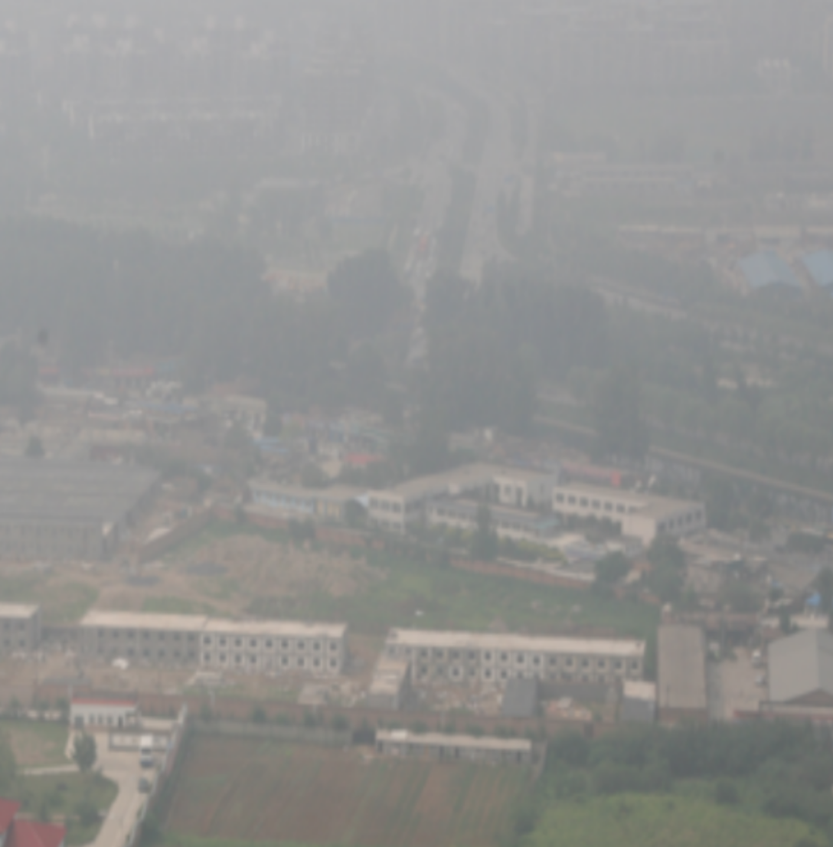
//> input picture contrast/HazeRemoval/input/1.png, 833 x 847 px, shrunk from 1088 x 1106 before the run
$ ./HazeRemoval input/1.png out.png   (built with g++ and OpenCV 4)
//> lines starting //> are read from the running program, lines starting //| are printed output that depends on the picture; after the words box and inside, x2 and y2 are one past the last pixel; in counts of white or black regions, pixels touching at a corner belong together
//> further down, image is the input picture: 847 rows x 833 cols, CV_8UC3; mean B, G, R 145, 146.7, 146.7
#include <opencv2/opencv.hpp>
#include<opencv2/imgproc/imgproc.hpp>
#include<opencv2/highgui/highgui.hpp>
#include<opencv2/core/core.hpp>
#include<iostream>

using namespace cv;
using namespace std;

void makeDepth32f(Mat& source, Mat& output)
{
	if ((source.depth() != CV_32F) > FLT_EPSILON)
	source.convertTo(output, CV_32F);
	else
		output = source;
}


void guidedFilter(Mat& source, Mat& guided_image, Mat& output, int radius, float epsilon)
{
	//CV_Assert(radius >= 2 && epsilon > 0);
	CV_Assert(source.data != NULL && source.channels() == 1);//可改变输入图像类型（通道）
	CV_Assert(guided_image.channels() == 1);                 //导向图一般为单通道
	CV_Assert(source.rows == guided_image.rows && source.cols == guided_image.cols);

	Mat guided;
	if (guided_image.data == source.data)
		guided_image.copyTo(guided);
	else
		guided = guided_image;

	Mat source_32f, guided_32f;
	makeDepth32f(source, source_32f);//将输入扩展为32位浮点型，以便以后做乘法
	makeDepth32f(guided, guided_32f);

	Mat mat_Ip, mat_I2;   //计算I*p和I*I
	multiply(guided_32f, source_32f, mat_Ip);
	multiply(guided_32f, guided_32f, mat_I2);

	Mat mean_p, mean_I, mean_Ip, mean_I2;   //计算各种均值
	Size win_size(2 * radius + 1, 2 * radius + 1);
	boxFilter(source_32f, mean_p, CV_32F, win_size);
	boxFilter(guided_32f, mean_I, CV_32F, win_size);
	boxFilter(mat_Ip, mean_Ip, CV_32F, win_size);
	boxFilter(mat_I2, mean_I2, CV_32F, win_size);

	Mat cov_Ip = mean_Ip - mean_I.mul(mean_p);//计算Ip的协方差和I的方差
	Mat var_I = mean_I2 - mean_I.mul(mean_I);
	var_I += epsilon;

	Mat a, b;   //求a和b
	divide(cov_Ip, var_I, a);
	b = mean_p - a.mul(mean_I);

	Mat mean_a, mean_b;  //对包含像素i的所有a、b做平均
	boxFilter(a, mean_a, CV_32F, win_size);
	boxFilter(b, mean_b, CV_32F, win_size);

	output = mean_a.mul(guided_32f) + mean_b;//计算输出 (depth == CV_32F)
}


void HazeRemoval(Mat& image, Mat& imageRGB) {
	CV_Assert(!image.empty() && image.channels() == 3);
	Mat fImage;
	image.convertTo(fImage, CV_32FC3, 1.0 / 255, 0);//图片归一化

	Mat fImageBorder;
	int hPatch = 15,vPatch = 15;//设定最小滤波patch的大小,且均为奇数
	copyMakeBorder(fImage, fImageBorder, vPatch / 2, vPatch / 2, hPatch / 2, hPatch / 2, BORDER_REPLICATE);//给归一化的图片添加边界
	vector<Mat> fImageBorderVector(3);
	split(fImageBorder, fImageBorderVector);//分离通道

	Mat darkChannel(image.rows, image.cols, CV_32FC1);//创建darkChannel
	double minTemp, minPixel;
	for (unsigned int r = 0; r < darkChannel.rows; r++) {
		for (unsigned int c = 0; c < darkChannel.cols; c++) {
			minPixel = 1.0;
			for (vector<Mat>::iterator it = fImageBorderVector.begin(); it != fImageBorderVector.end(); it++) {
				Mat roi(*it, Rect(c, r, hPatch, vPatch));
				minMaxLoc(roi, &minTemp);
				minPixel = min(minPixel, minTemp);
			}
			darkChannel.at<float>(r, c) = float(minPixel);
		}
	}
//> this loop made 847 passes
//> (minPixel, minTemp) on passes 1 to 3: (0.631, 0.631), (0.631, 0.631), (0.631, 0.631)
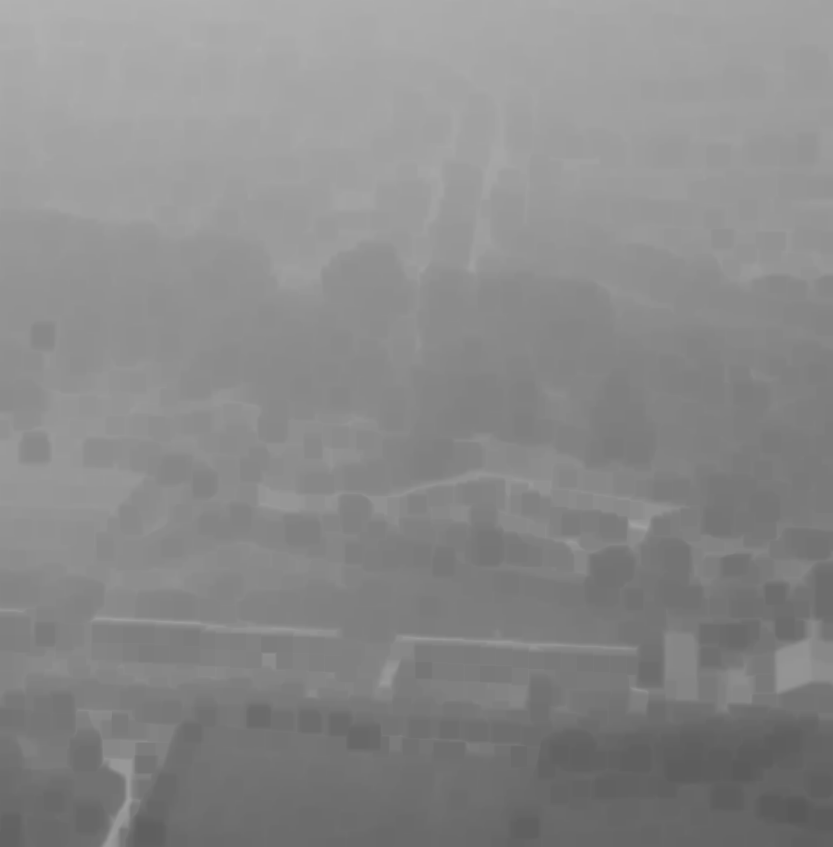
//> darkChannel: 847 rows x 833 cols, CV_32FC1; min 0.349, max 0.694, mean 0.54
//> after the loop, minPixel = 0.38; minTemp = 0.384

	//求出A(global atmospheric light),计算出darkChannel中前top个亮的值,论文中取值为0.1%
	float top = 0.001;
	float numberTop = top * darkChannel.rows*darkChannel.cols;
//> numberTop = 705.6
	Mat darkChannelVector;
	darkChannelVector = darkChannel.reshape(1, 1);//reshape的一个参数表示通道数，第二个表示矩阵行数
	Mat_<int> darkChannelVectorIndex;
	sortIdx(darkChannelVector, darkChannelVectorIndex, SORT_EVERY_ROW + SORT_DESCENDING);//降序，返回像素索引

	int count = 0, temp = 0;
	unsigned int x, y; //映射回暗通道图的像素位置
	Mat mask(darkChannel.rows, darkChannel.cols, CV_8UC1);//制作掩码,注意mask的类型必须是CV_8UC1
	for (unsigned int r = 0; r < darkChannelVectorIndex.rows; r++) {
		for (unsigned int c = 0; c < darkChannelVectorIndex.cols; c++) {
			temp = darkChannelVectorIndex.at<int>(r, c);
			x = temp / darkChannel.cols;
			y = temp % darkChannel.cols;

			if (count < numberTop) {
				mask.at<uchar>(x, y) = 1;
				count++;
			} else {
				mask.at<uchar>(x, y) = 0;
            }
		}
	}
//> this loop made 1 pass
//> (temp, x, y, count) on pass 1: (676366, 811, 803, 706)
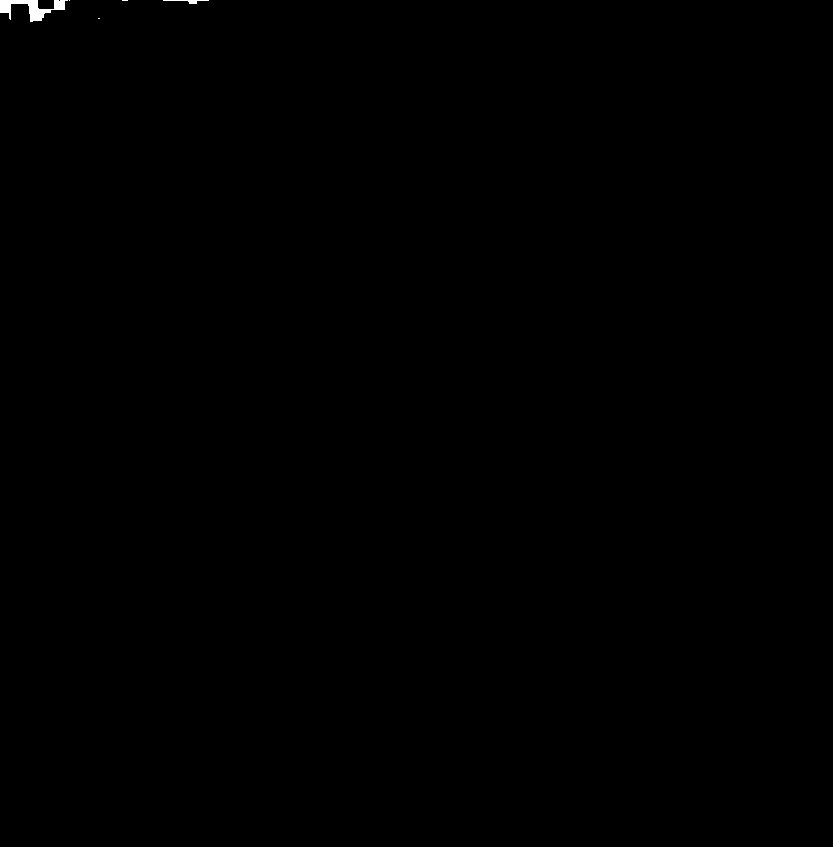
//> mask: 847 rows x 833 cols, CV_8UC1; values 0 (black) and 1 (white), 0.1% white; 5 white regions (3 under 20 px), largest, box (x1, y1, x2, y2) and area: (0, 0, 68, 22) 626, (163, 0, 209, 4) 71
//> after the loop, temp = 676366; x = 811; y = 803; count = 706

	vector<double> A(3);                //分别存取B,G,R通道的最大A值
	vector<Mat> fImageBorderVectorA(3);//在求第三步的t(x)时，会用到以下的矩阵，这里可以提前求出
	vector<double>::iterator itA = A.begin();
	vector<Mat>::iterator it = fImageBorderVector.begin();
	vector<Mat>::iterator itAA = fImageBorderVectorA.begin();
	for (; it != fImageBorderVector.end() && itA != A.end() && itAA != fImageBorderVectorA.end(); it++, itA++, itAA++)
	{
		Mat roi(*it, Rect(0, 0, darkChannel.cols, darkChannel.rows));
		minMaxLoc(roi, 0, &(*itA), 0, 0, mask);
		(*itAA) = (*it) / (*itA); //注意：这个地方有除号，但是没有判断是否等于0,*itA等于零的可能性很小
	}
//> this loop made 3 passes
//> pass 1, in HazeRemoval, `Mat roi(*it, Rect(0, 0, darkChannel.cols, darkChannel.rows));`:
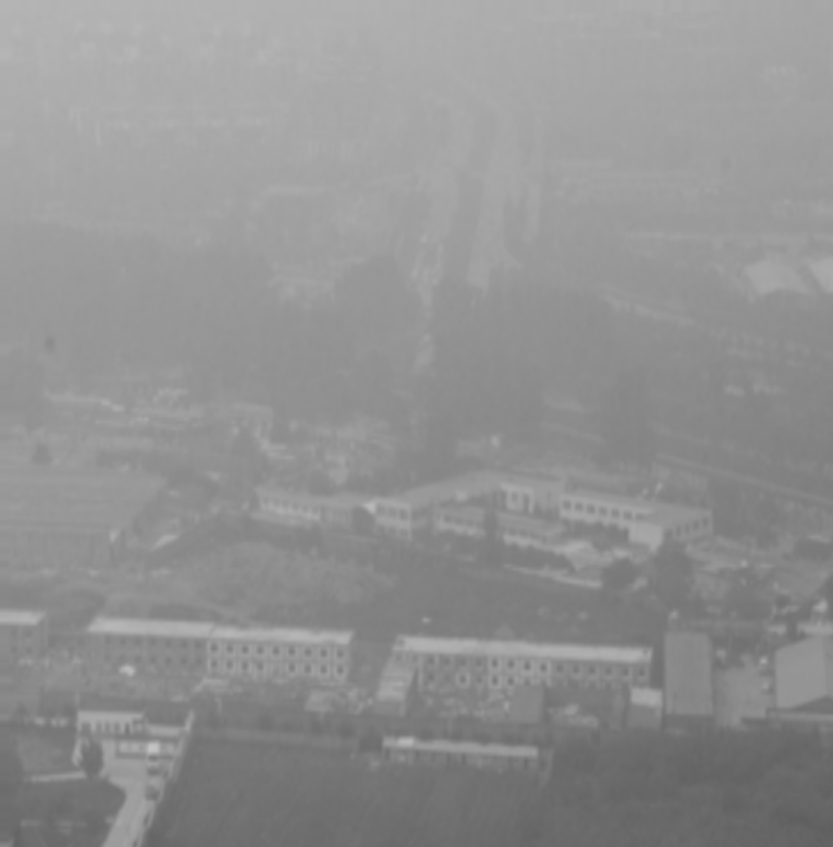
//> roi: 847 rows x 833 cols, CV_32FC1; min 0.373, max 0.769, mean 0.571

	//求出t(x)
	Mat darkChannelA(darkChannel.rows, darkChannel.cols, CV_32FC1);
	float omega = 0.95;      //论文中取值为0.95
	for (unsigned int r = 0; r < darkChannel.rows; r++) {
		for (unsigned int c = 0; c < darkChannel.cols; c++) {
			minPixel = 1.0;
			for (itAA = fImageBorderVectorA.begin(); itAA != fImageBorderVectorA.end(); itAA++) {
				Mat roi(*itAA, Rect(c, r, hPatch, vPatch));
				minMaxLoc(roi, &minTemp);
				minPixel = min(minPixel, minTemp);
			}
			darkChannelA.at<float>(r, c) = float(minPixel);
		}
	}
//> this loop made 847 passes
//> minPixel on passes 1 to 3: 0.899, 0.899, 0.899
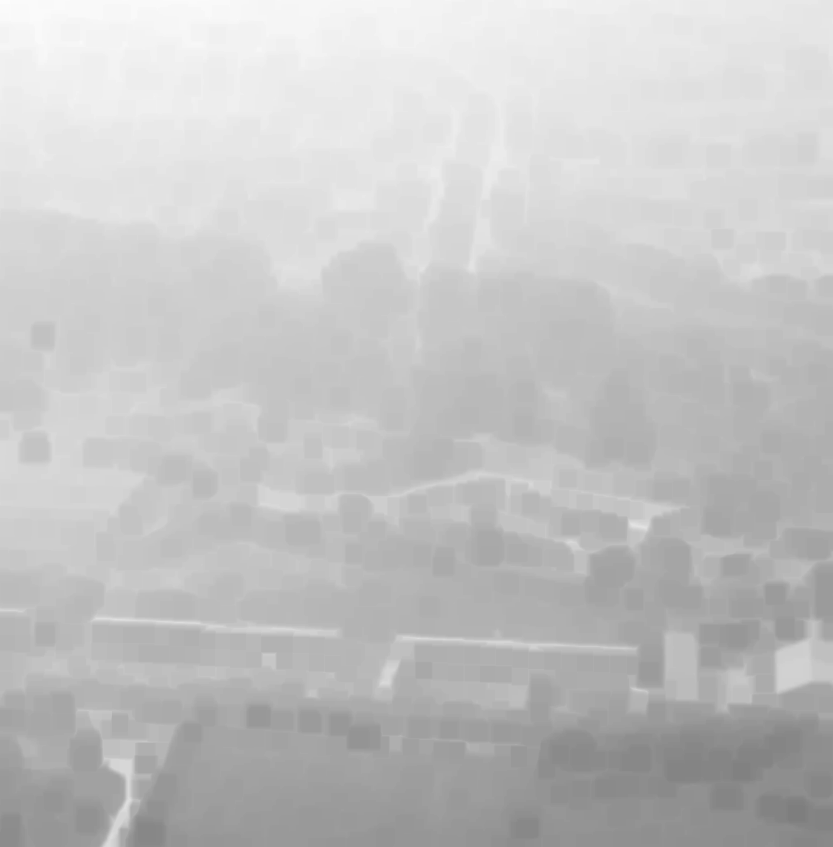
//> darkChannelA: 847 rows x 833 cols, CV_32FC1; min 0.497, max 0.989, mean 0.769
//> after the loop, minPixel = 0.539
	Mat tx1 = 1.0 - omega * darkChannelA;
	Mat tx(darkChannel.rows, darkChannel.cols, CV_32FC1);

	guidedFilter(tx1, tx1,tx, 8, 500);
//> in guidedFilter, `multiply(guided_32f, source_32f, mat_Ip);`:
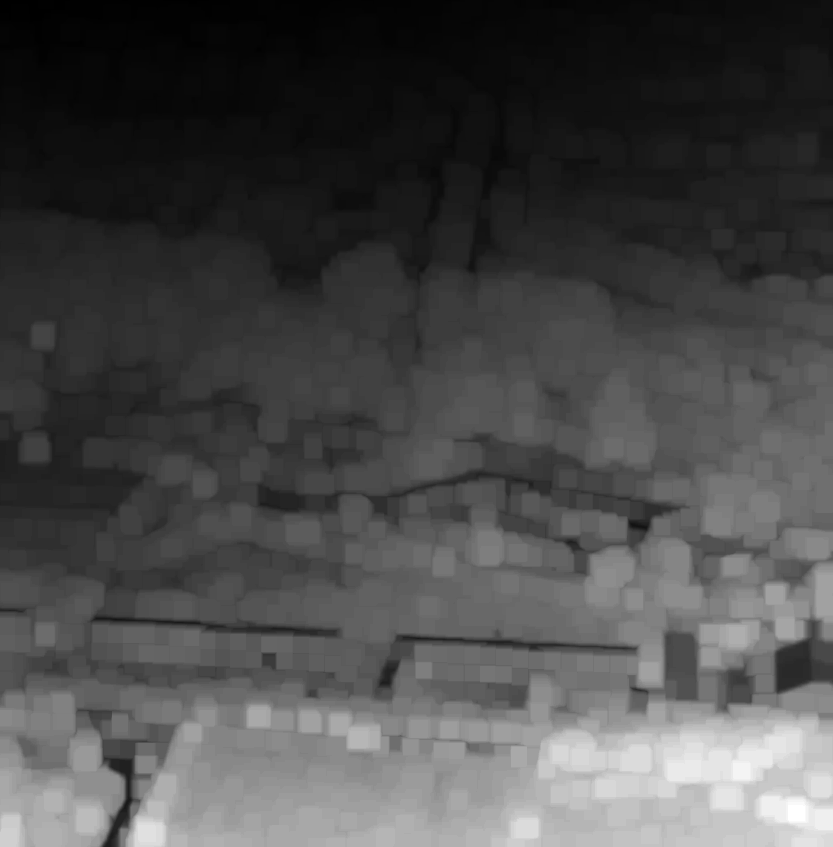
//> mat_Ip: 847 rows x 833 cols, CV_32FC1; min 0.00367, max 0.278, mean 0.0836; drawn with min black and max white

	float t0 = 0.1;//论文中取0.1
	for (size_t r = 0; r < imageRGB.rows; r++) {
		for (size_t c = 0; c < imageRGB.cols; c++) {
			imageRGB.at<Vec3f>(r, c) = Vec3f((fImage.at<Vec3f>(r, c)[0] - A[0]) / max(tx.at<float>(r, c), t0) + A[0], (fImage.at<Vec3f>(r, c)[1] - A[1]) / max(tx.at<float>(r, c), t0) + A[1], (fImage.at<Vec3f>(r, c)[2] - A[2]) / max(tx.at<float>(r, c), t0) + A[2]);
		}
	}
}

int main(int argc, char* argv[]){
	Mat image = imread(argv[1]);

	Mat testimage(image.size(), CV_32FC3);
	HazeRemoval(image,testimage);

    testimage = testimage * 255;
    testimage.convertTo(testimage, CV_8UC1);
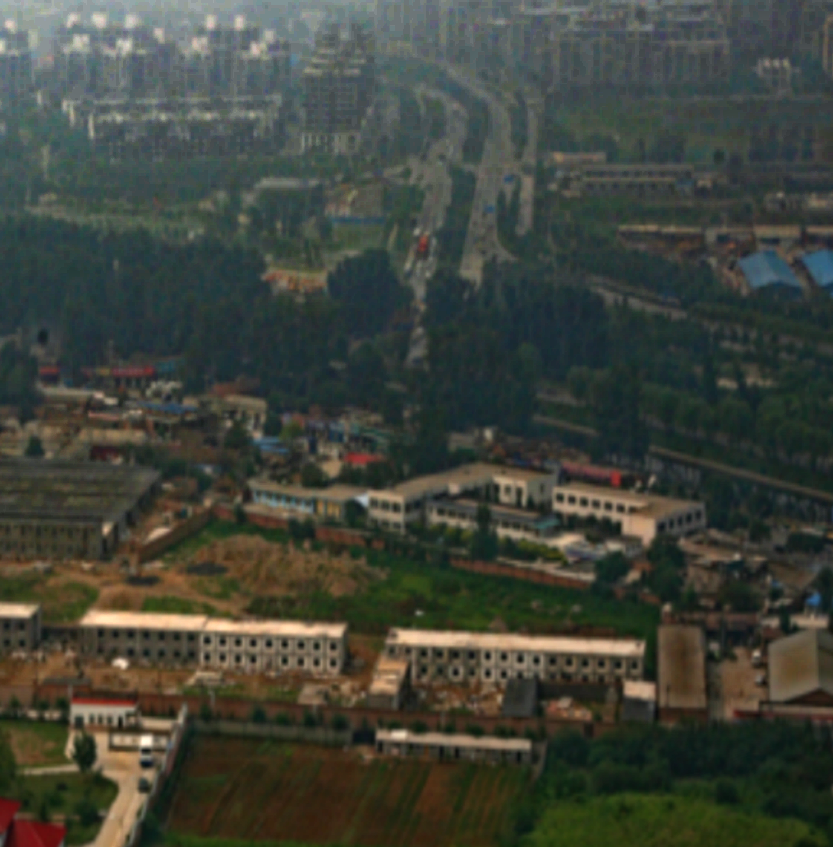
//> testimage: 847 rows x 833 cols, CV_8UC3; mean B, G, R 58.9, 68.3, 64.5
    imwrite(argv[2], testimage);

	return 0;
}
